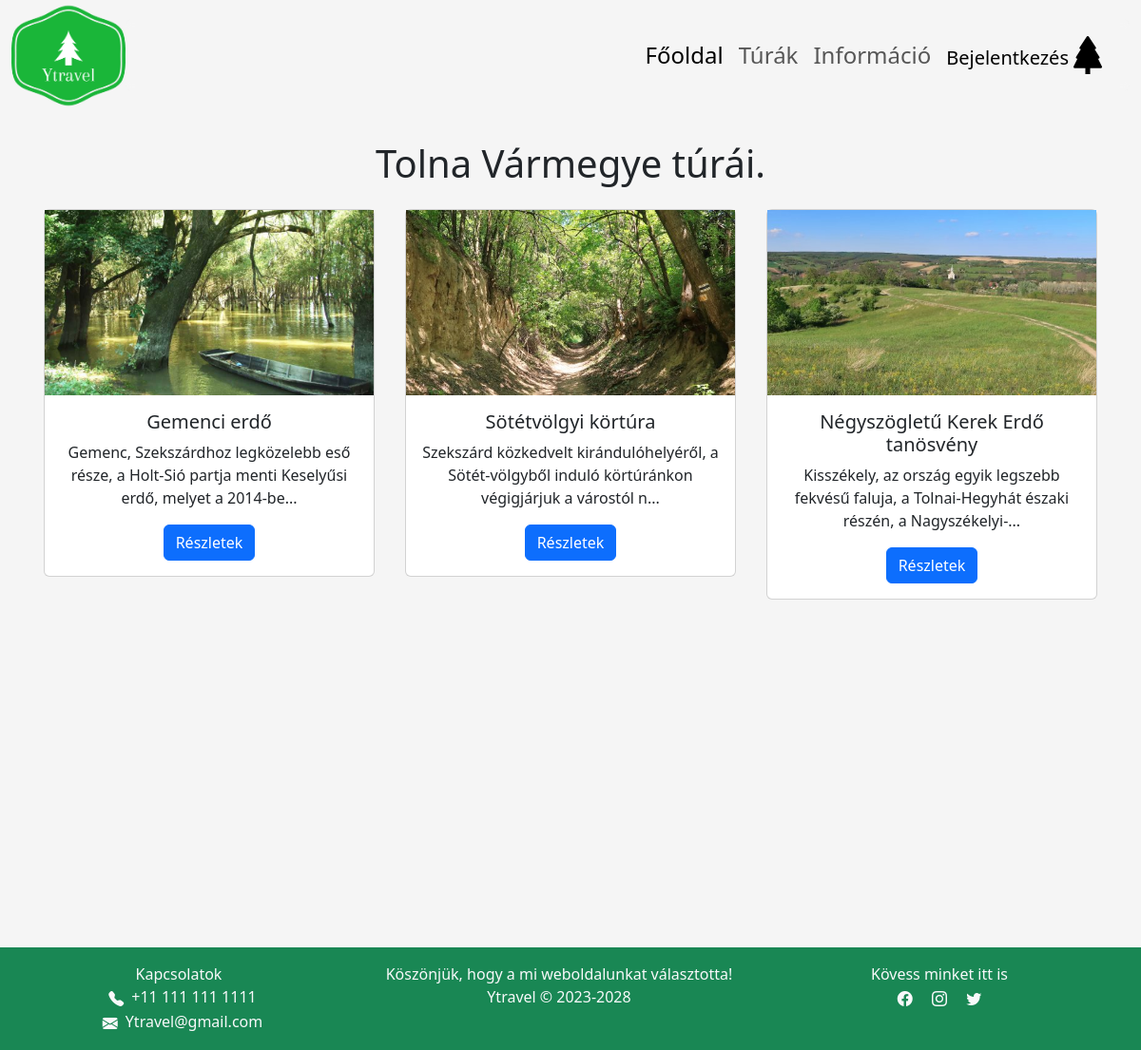
/frontend/turakInfo.php?idx=2, run on the app's committed database.
### tables this page shows
CREATE TABLE `megye` (
  `id` int(11) NOT NULL,
  `megye_nev` text NOT NULL,
  `turak_szama` int(100) NOT NULL,
  `megye_felkapottsag` int(100) NOT NULL,
  `megye_kep_nev` varchar(100) NOT NULL
);

CREATE TABLE `turak` (
  `id` int(11) NOT NULL,
  `tura_nev` text NOT NULL,
  `tura_hossza` float(100,1) NOT NULL,
  `tura_nehezseg` int(100) NOT NULL,
  `tura_felkapottsag` int(100) NOT NULL,
  `megye_id` int(100) NOT NULL,
  `tura_kep_nev` varchar(111) NOT NULL
);

### server/classes.php (the view, shortened to what this page needs)
<?php
class Turak
{
    public mysqli $csatlakozas;
    function __construct()
    {
        $this->csatlakozas = new mysqli("localhost", "root", "", "turazas");
    }
    function Turakiiras($megyeid)
    {
        $tartatlom = "";
        $belepes = $this->csatlakozas->query("SELECT *, SUBSTRING(tura_leiras.tura_szoveg,1,100) AS turaSzoveg from turak INNER JOIN tura_leiras ON turak.id = tura_leiras.id where megye_id = '" . $megyeid . "'");
        while ($adat = $belepes->fetch_assoc()) {
            $tartatlom .= '
            <div class="col-md-4 p-3">
                <div class="card">
                    <img src=../kepektura/' . $adat["tura_kep_nev"] . '.jpg class = "img-fluid" " style="aspect-ratio: 16 / 9; object-fit: cover;">
                    <div class = "card-body">
                        <h5 class="card-title">' . $adat["tura_nev"] . '</h5>
                        <p>'.$adat["turaSzoveg"].'...</p>
                        <a href="../frontend/turaLeiras.php?tura_id=' . $adat["id"] . '" class="btn btn-primary">Részletek</a>
                    </div>
                </div>
            </div>
            ';
        }
        print($tartatlom);
    }
    function turaCim($id){
        $cim = $this->csatlakozas->query("SELECT * FROM megye WHERE id = ".$id."");
        while($adat = $cim->fetch_assoc()){
            print $adat["megye_nev"];
        }
    }
}
?>

### style.css (style rules this page uses)
* { margin: 0; padding: 0; box-sizing: border-box; }
html, body { margin: 0; padding: 0; background-repeat: no-repeat; background-size: cover; }
body { display: grid; gap: 2rem; grid-template-areas: "navbar" "content" "footer" ; grid-template-columns: auto; grid-template-rows: 116px auto 108px; min-height: 100vh; background-color: #f5f5f5; }

### data on the page
megye: megye_nev "Tolna Vármegye"
turak: tura_kep_nev (picture), tura_nev "Gemenci erdő", turaSzoveg "Gemenc, Szekszárdhoz legközelebb eső része, a Holt-Sió partja menti Keselyűsi erdő, melyet a 2014-be"
turak: tura_kep_nev (picture), tura_nev "Sötétvölgyi körtúra", turaSzoveg "Szekszárd közkedvelt kirándulóhelyéről, a Sötét-völgyből induló körtúránkon végigjárjuk a várostól n"
turak: tura_kep_nev (picture), tura_nev "Négyszögletű Kerek Erdő tanösvény", turaSzoveg "Kisszékely, az ország egyik legszebb fekvésű faluja, a Tolnai-Hegyhát északi részén, a Nagyszékelyi-"
